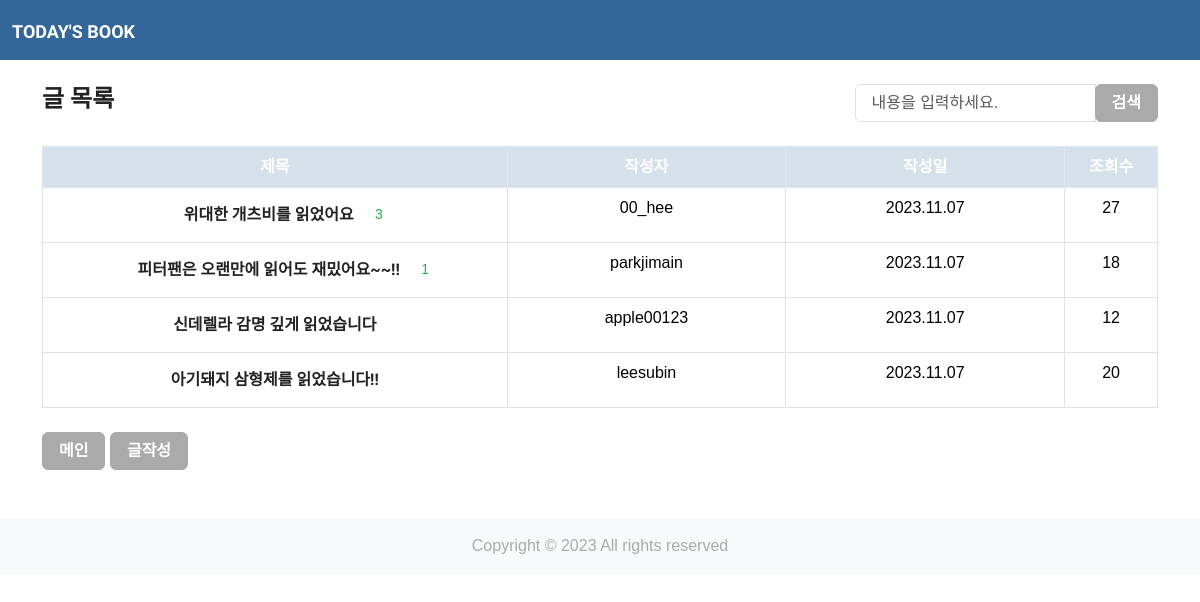
Page /reading_blog/posttag/자기계발/ on the earlier database version.
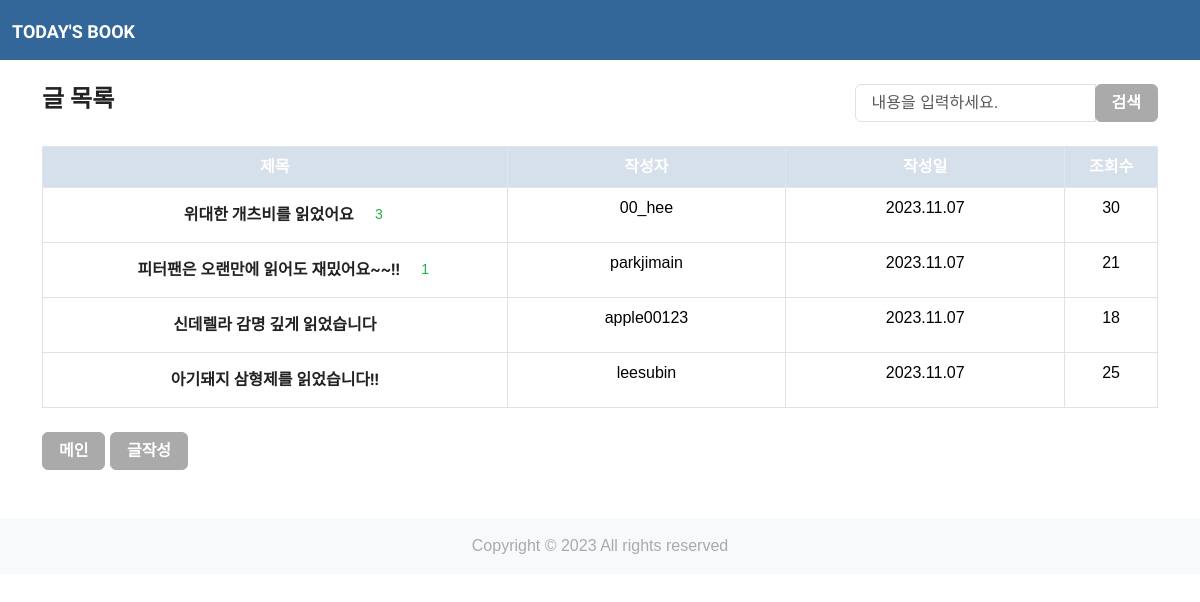
Same page on the later database version.
### reading_blog/models.py (models this page shows, shortened)
class Post(models.Model):
    author = models.ForeignKey(
        User, on_delete=models.CASCADE
    )
    title = models.CharField(max_length=100)
    content = models.TextField()
    thumb_image = models.ImageField(
        upload_to='reading_blog/images/%Y/%m/%d/', blank=True)
    image_upload = models.ImageField(upload_to='blog/%Y/%m/%d/', blank=True, null=True)
    file_upload = models.FileField(
        upload_to='reading_blog/files/%Y/%m/%d/', blank=True)
    created_at = models.DateTimeField(auto_now_add=True)
    updated_at = models.DateField(auto_now=True)
    view_count = models.PositiveIntegerField(default=0)
    tags = models.ManyToManyField('Tag', blank=True)

### reading_blog/views.py (the view)
# urls.py: path('posttag/<str:tag>/', views.posttag, name='posttag'),
def posttag(request, tag):
    posts = Post.objects.filter(tags__name__iexact=tag)
    return render(request, 'reading_blog/post_list.html', {'post_list': posts, 'tag': tag})

### templates/reading_blog/post_list.html (shortened to what this page needs)
{% extends 'base.html' %}
{% load static %}
{% block content %}
<div class="container mt-4">
    <div class="d-flex justify-content-between align-items-center">
        <h4>글 목록</h4>
        <form class="form-inline" action="" method="GET">
            <div class="input-group">
                <input class="form-control" type="text" name="q" value="{{ request.GET.q }}" placeholder="내용을 입력하세요.">
                <div class="input-group-append">
                    <button class="btn btn-secondary" type="submit">검색</button>
                </div>
            </div>
        </form>
    </div>
    <table class="table table-bordered mt-4 text-center table-hover text-dark">
        <thead class="table-light">
        {% if post_list %}
        <tr class="table-info">
            <th class="col-5">제목</th>
            <th class="col-3">작성자</th>
            <th class="col-3">작성일</th>
            <th class="col-1">조회수</th>
        </tr>
        </thead>
        <tbody>
        {% for post in post_list %}
        <tr>
            <td class="col-5">
                <a href="{% url 'reading_blog:post_detail' pk=post.pk %}" class="btn">{{ post.title }}</a>
                {% if post.comments.count > 0 %}
                <span class="text-success small ml-2">{{ post.comments.count }}</span>
                {% endif %}
            </td>
            <td class="col-3">{{ post.author.username }}</td>
            <td class="col-3">{{ post.created_at|date:"Y.m.d" }}</td>
            <td class="col-1">{{ post.view_count }}</td>
        </tr>
        {% endfor %}
        </tbody>
    </table>
    {% else %}
    <p>작성된 게시글이 없습니다.</p>
    {% endif %}
    <div class="text-left mt-4">
        <a href="{% url 'main:index' %}" class="btn btn-secondary">메인</a>
        <a href="{% url 'reading_blog:post_new' %}" class="btn btn-secondary">글작성</a>
    </div>
</div>
{% endblock %}

Differences in the rows shown:
changed Post "위대한 개츠비를 읽었어요": view_count "27" → "30"
changed Post "피터팬은 오랜만에 읽어도 재밌어요~~!!": view_count "18" → "21"
changed Post "신데렐라 감명 깊게 읽었습니다": view_count "12" → "18"
changed Post "아기돼지 삼형제를 읽었습니다!!": view_count "20" → "25"
